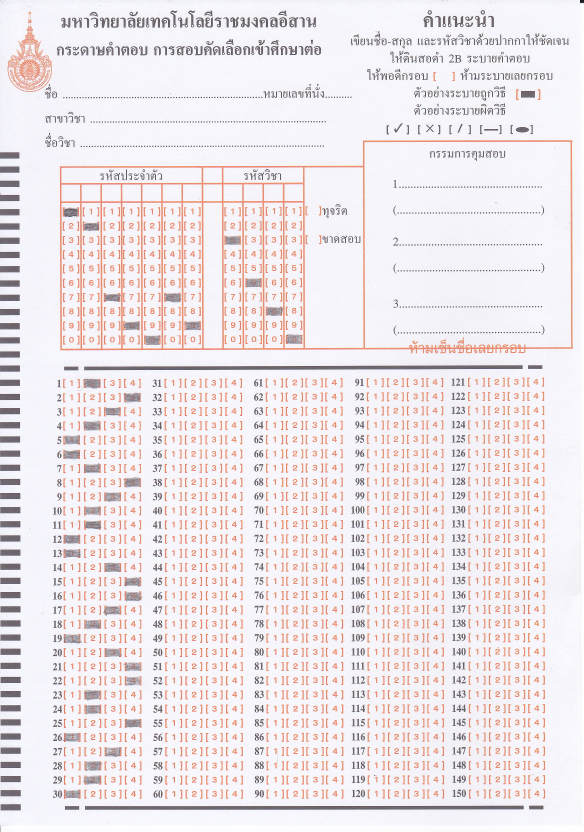
%> input picture file_project/test app/a1.jpg, 1752 x 2496 px (shown at 1/3 size)
$ octave prog2.m   (GNU Octave 9; MATLAB toolbox functions it lacks are replaced by stand-ins)
%> lines starting %> are read from the running program, lines starting %| are printed output that depends on the picture; in (x1, y1, x2, y2) boxes, pixels count from 0 and x2, y2 are one past the last pixel; in counts of white or black regions, pixels touching at a corner belong together; the program's own positions count from 1
clear all
close all
clc

I = imread('a1.jpg');
figure, imshow(I), title('I');

I = rgb2gray(I);
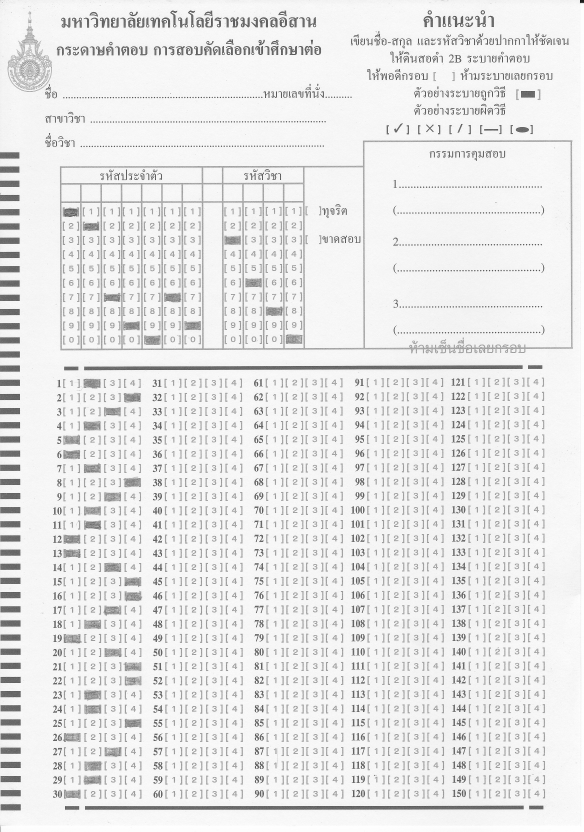
%> I: size 2496x1752 uint8 (shown at 1/3 size); min 0, max 255, mean 232.8
figure, imshow(I), title('Gray');

I = 255-I;
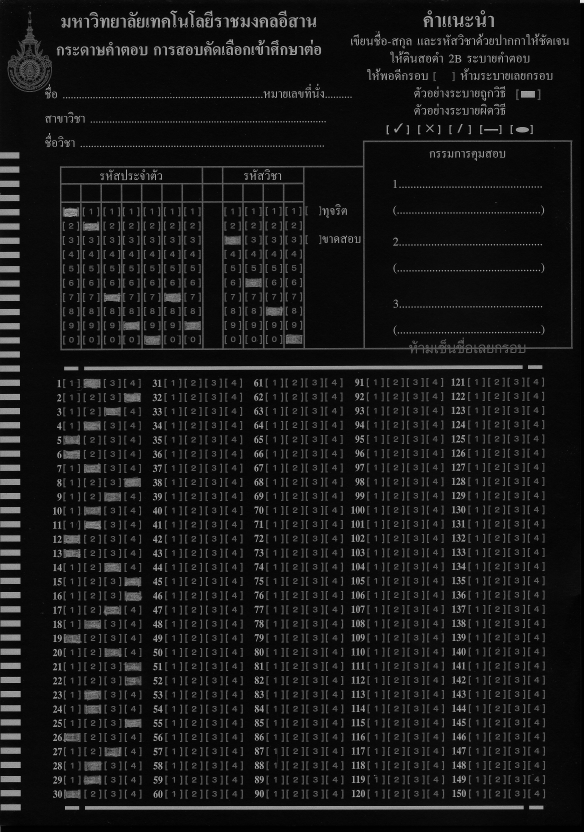
%> I: size 2496x1752 uint8 (shown at 1/3 size); min 0, max 255, mean 22.2
figure, imshow(I),title('Invert');

H = fspecial('average',5);
I = imfilter(I,H,'replicate');

figure, imshow(I), title('average');
IA = I;


BW = im2bw (I, 130/255);
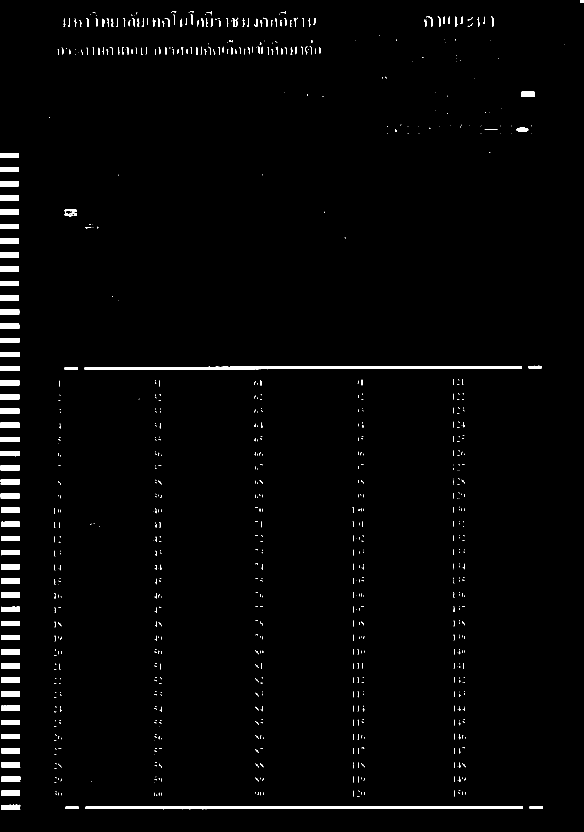
%> BW: size 2496x1752 logical (shown at 1/3 size); 1.7% white; 841 white regions (574 under 20 px), largest, box (x1, y1, x2, y2) and area: (254, 1098, 1566, 1109) 9488, (257, 2419, 1569, 2428) 9284, (0, 1268, 59, 1283) 876
figure, imshow(BW),title('BW');

BW = bwareaopen(BW,700,4);
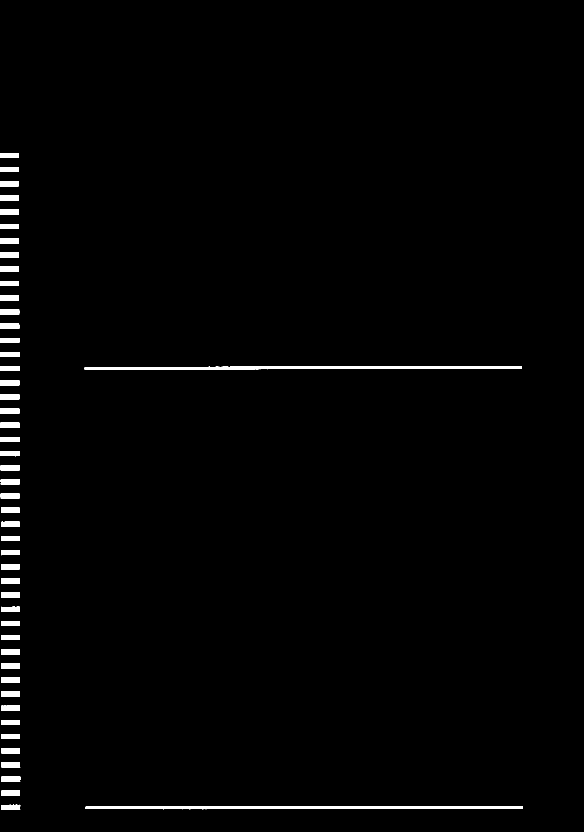
%> BW: size 2496x1752 logical (shown at 1/3 size); 1.3% white; 49 white regions
figure, imshow(BW),title('BW after bwareaopen');

L = bwlabel(BW);
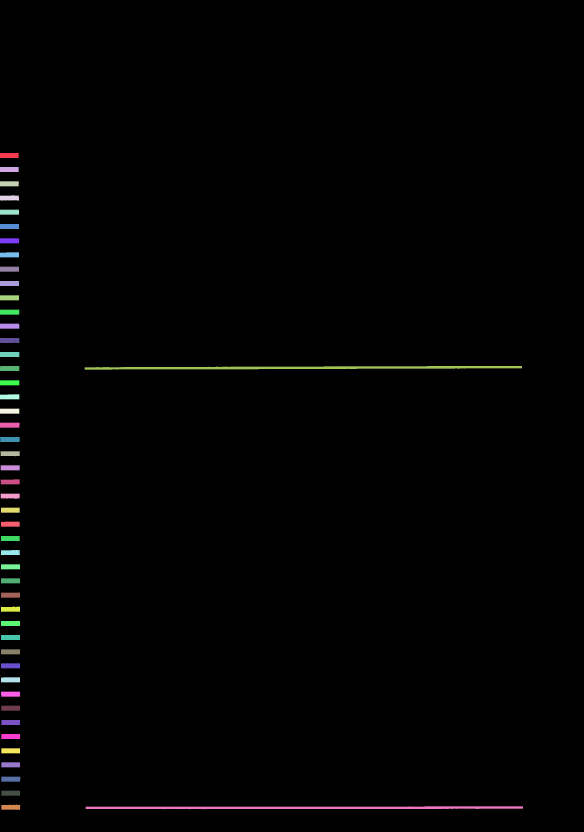
%> L: size 2496x1752 double (shown at 1/3 size); 50 distinct labels, from 0 to 49; one colour per label, 0 black
s  = regionprops(BW, 'all');
%> s = 49 regions; largest, box (x1, y1, x2, y2), Area, Centroid, MajorAxisLength, MinorAxisLength and Eccentricity: (254, 1098, 1566, 1109) 9488 [913.5 1103.8] 1502.8 8.44 1, (257, 2419, 1569, 2428) 9284 [917 2423.8] 1515.9 8.26 1, (0, 1268, 59, 1283) 876 [29.8 1276] 67.45 17.31 0.967

BW2 = BW;

% [17 lines of commented-out code are left out]

 figure, imshow(BW2);

 figure, imshow(IA), title('IA');
 IABW=im2bw(IA,90/255);
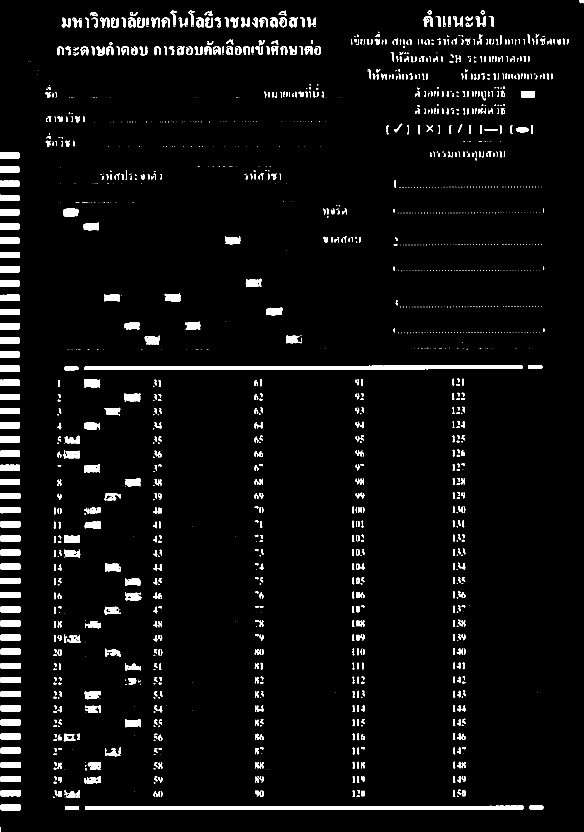
%> IABW: size 2496x1752 logical (shown at 1/3 size); 4.2% white; 1676 white regions (800 under 20 px), largest, box (x1, y1, x2, y2) and area: (253, 1096, 1568, 1110) 13754, (255, 2417, 1571, 2429) 13571, (0, 884, 59, 903) 1097
 figure,imshow(IABW),title('IABW');

 IABWcrop = IABW(1138:1156,193:434);
 figure,imshow(IABWcrop),title('IABWcrop');

 L = IABWcrop;

 for i=0:30
      for j = 0:4
%> (the run ends here)
